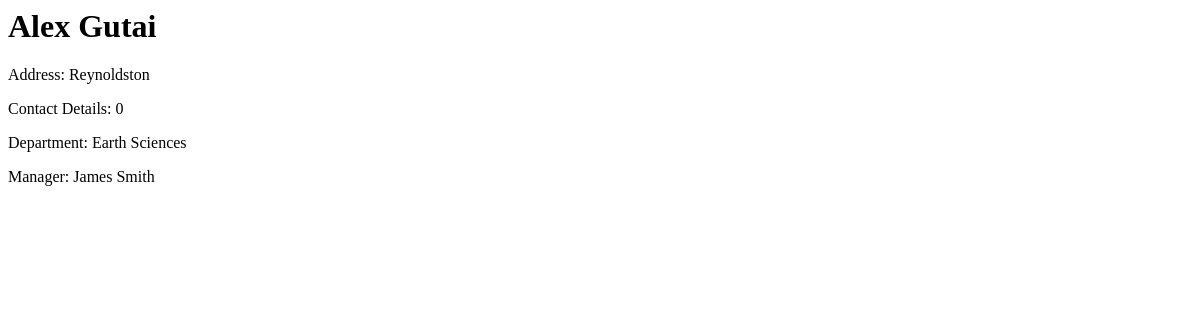
Before: /contacts/2/ with the older database file.
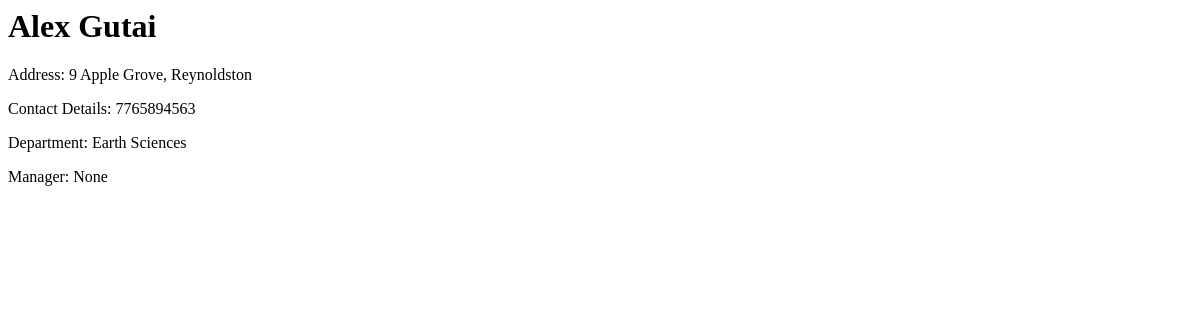
After: the same page with the newer database file.
### contacts/models.py (models this page shows, shortened)
class Person(models.Model):
    name = models.CharField(max_length = 150, blank=False)
    address = models.CharField(max_length = 200, blank=True, null=True)
    contact_details = models.IntegerField(default=0, blank=True, null=True)
    department = models.CharField(max_length = 100, blank=True, null=True)
    manager = models.ForeignKey('self', on_delete=models.CASCADE, null=True, blank=True, related_name = 'manager_person')
    def __str__(self):
        return self.name

### contacts/views.py (the view)
# urls.py: url(r'^(?P<pk>[0-9]+)/$', views.DetailView.as_view(), name='detail'),
class DetailView(generic.DetailView):
    model = Person

### contacts/templates/contacts/person_detail.html
<h1>{{ object.name }}</h1>
<p>Address: {{ object.address }}</p>
<p>Contact Details: {{ object.contact_details }}</p>
<p>Department: {{ object.department }}</p>
<p>Manager: {{ object.manager }}</p>

Changed rows visible on the page:
changed Person "Alex Gutai": address "Reynoldston" → "9 Apple Grove, Reynoldston"; contact_details "0" → "7765894563"; manager "James Smith" → "None"
